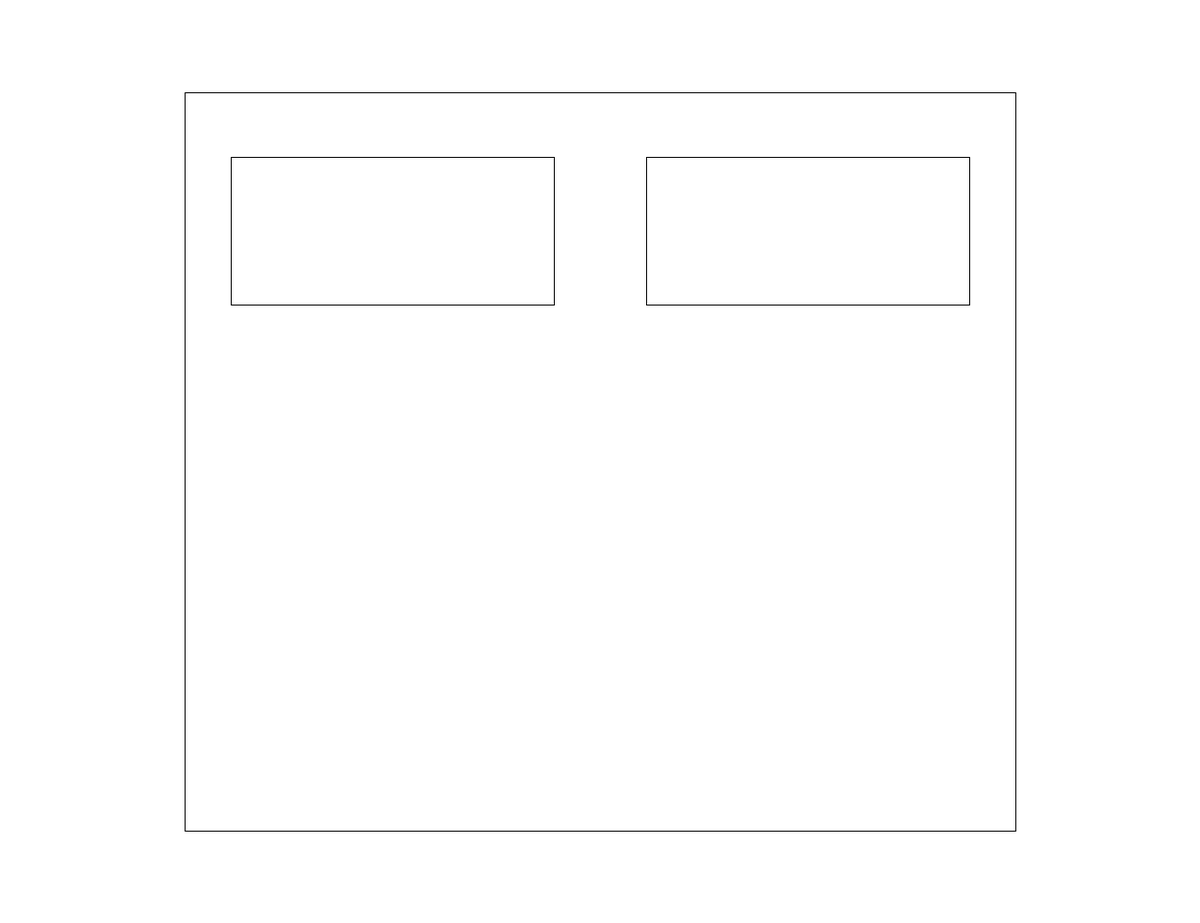
Frame 1 (no input)
Frame 60 (the mouse pressed at the canvas centre just before this capture): identical to frame 1, image omitted
Frame 120 (the mouse held since frame 60 and released just before this capture): identical to frame 1, image omitted

The Processing sketch that drew this single still picture (run headless with seeded random() and noise(); from frame 60 on, the mouse is pressed at the canvas centre):

// Processing sketch: Planner
// ── Planner.pde
void setup(){
  size(1300, 1000);
}

void draw(){
  background(255);
  rect(200, 100, 900, 800);//1
  rect(250, 170, 350, 160);//2
  rect(700, 170, 350, 160);//3
}
